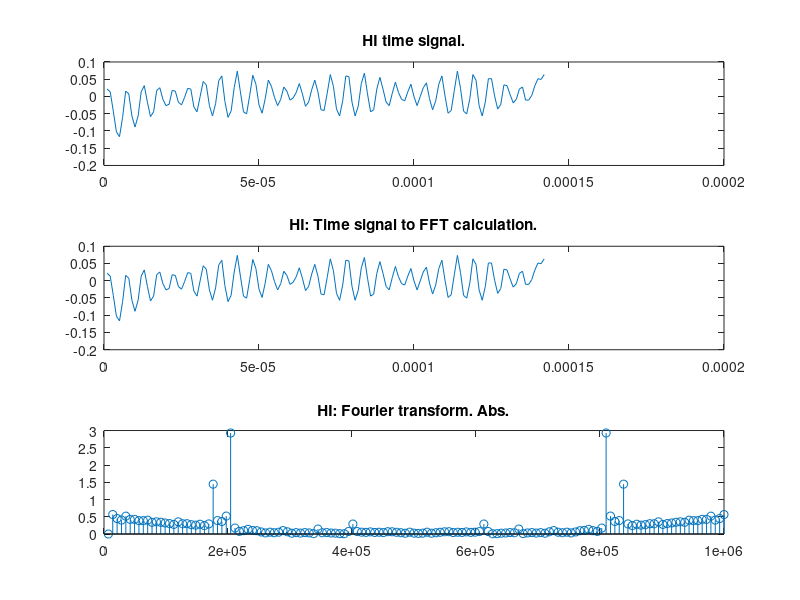

Write the MATLAB code that produced this figure.
%mducng/SoC/D2/G2touch
%%%%%%%%%%%%%%%%%%%%%%%%%%%%%%%%%%%%%%%%%%%%%%%%%%%%%%%%%%%%%%%%%%%%%%%%%%%
clc;
clear;
close all;
%%%%%%%%%%%%%%%%%%%%%%%%%%%%%%%%%%%%%%%%%%%%%%%%%%%%%%%%%%%%%%%%%%%%%%%%%%%
% load txt file
load EVB1M.txt;
dataraw             = EVB1M;
temp                = size(dataraw);
length_full         = temp(1);
x_full              = dataraw;
%%%%%%%%%%%%%%%%%%%%%%%%%%%%%%%%%%%%%%%%%%%%%%%%%%%%%%%%%%%%%%%%%%%%%%%%%%%
Fs                  = 10^6;  
dt                  = 1/Fs;
t_full              = (0:1:length_full-1)*dt;
%%%%%%%%%%%%%%%%%%%%%%%%%%%%%%%%%%%%%%%%%%%%%%%%%%%%%%%%%%%%%%%%%%%%%%%%%%%
% load HI:
x_HI_raw            = x_full(4028:1:4028+142-1);
% Substract mean:
x_HI                = x_HI_raw - mean(x_HI_raw);
t_HI                = (1:1:length(x_HI))*dt;
% FFT calculation for HI
Nfft                = length(x_HI);
deltaF              = Fs/Nfft;
tVectors            = (1:Nfft)*dt;
fVectors            = (1:Nfft)*deltaF;
% HI part to FFT calculation
fftHITem            = fft(x_HI(1:1:Nfft),Nfft);
fftHI               = abs(fftHITem);
%%%%%%%%%%%%%%%%%%%%%%%%%%%%%%%%%%%%%%%%%%%%%%%%%%%%%%%%%%%%%%%%%%%%%%%%%%%
% plot Full PortTypeHI
figure(5);
subplot(3,1,1);
plot(t_HI,x_HI);
title('HI time signal.');
% plot time signal
subplot(3,1,2);
plot(tVectors,x_HI(1:Nfft));
title("HI: Time signal to FFT calculation.");
%axis([0 Nfft*1/Fs 0 1*scale]);
% plot fft output
subplot(3,1,3);
stem(fVectors,fftHI);
title('HI: Fourier transform. Abs.'); 
%axis([0 Fs 0 Nfft/2*scale]);
%axis([0 Fs 0 25]);
%%%%%%%%%%%%%%%%%%%%%%%%%%%%%%%%%%%%%%%%%%%%%%%%%%%%%%%%%%%%%%%%%%%%%%%%%%%